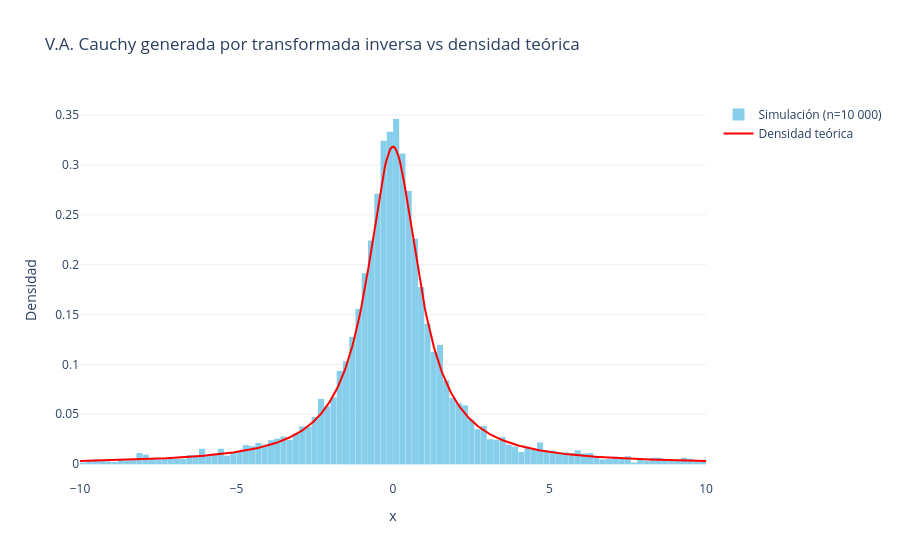

Notebook code for this chart:
### Markdown cell above
### Solución cuarto punto (Generar v.a. Cauchy a partir de una uniforme)

### Code cell
np.random.seed(42)

n = 10000
u = np.random.uniform(0, 1, n)

# Transformación inversa
X = np.tan(np.pi * (u - 0.5))

# Filtramos colas extremas para visualizar mejor el histograma
X_clip = X[(X > -10) & (X < 10)]

# Densidad teórica
x_vals = np.linspace(-10, 10, 500)
y_vals = 1 / (np.pi * (1 + x_vals**2))

fig2 = go.Figure()

fig2.add_trace(go.Histogram(
    x=X_clip,
    nbinsx=100,
    histnorm='probability density',
    marker_color='skyblue',
    name='Simulación (n=10 000)'
))

fig2.add_trace(go.Scatter(
    x=x_vals, y=y_vals,
    mode='lines',
    name='Densidad teórica',
    line=dict(color='red', width=2)
))

fig2.update_layout(
    title='V.A. Cauchy generada por transformada inversa vs densidad teórica',
    xaxis_title='x',
    yaxis_title='Densidad',
    template='plotly_white',
    bargap=0.02
)
fig2.show()

### Figure 1 — Plotly figure (JSON) as saved in the notebook; plotly's stock layout.template omitted (floating-point values rounded to 4 significant figures; data arrays with more than 128 entries replaced by an {"elided": "..."} marker saying what was removed)
{"data": [{"histnorm": "probability density", "marker": {"color": "skyblue"}, "name": "Simulación (n=10 000)", "nbinsx": 100, "type": "histogram", "x": {"elided": "9404 float values"}}, {"line": {"color": "red", "width": 2}, "mode": "lines", "name": "Densidad teórica", "type": "scatter", "x": {"elided": "500 float values"}, "y": {"elided": "500 float values"}}], "layout": {"bargap": 0.02, "title": {"text": "V.A. Cauchy generada por transformada inversa vs densidad teórica"}, "xaxis": {"title": {"text": "x"}}, "yaxis": {"title": {"text": "Densidad"}}}}
